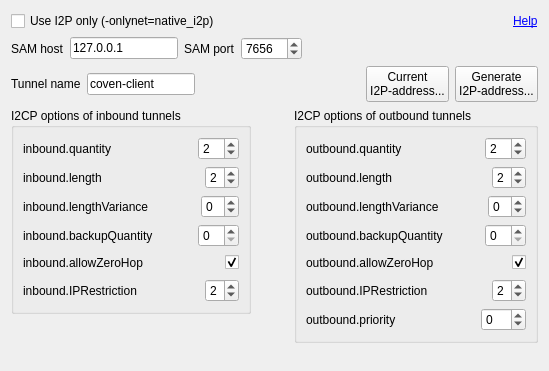
<?xml version="1.0" encoding="UTF-8"?>
<ui version="4.0">
 <class>I2POptionsWidget</class>
 <widget class="QWidget" name="I2POptionsWidget">
  <property name="geometry">
   <rect>
    <x>0</x>
    <y>0</y>
    <width>549</width>
    <height>371</height>
   </rect>
  </property>
  <property name="windowTitle">
   <string>Form</string>
  </property>
  <layout class="QVBoxLayout" name="verticalLayout_5">
   <item>
    <layout class="QHBoxLayout" name="horizontalLayout_15">
     <item>
      <widget class="QCheckBox" name="checkBoxUseI2POnly">
       <property name="text">
        <string>Use I2P only (-onlynet=native_i2p)</string>
       </property>
      </widget>
     </item>
     <item>
      <spacer name="horizontalSpacer_15">
       <property name="orientation">
        <enum>Qt::Horizontal</enum>
       </property>
       <property name="sizeHint" stdset="0">
        <size>
         <width>40</width>
         <height>20</height>
        </size>
       </property>
      </spacer>
     </item>
     <item>
      <widget class="QLabel" name="label">
       <property name="toolTip">
        <string>http://www.i2p2.i2p/i2cp.html#options</string>
       </property>
       <property name="text">
        <string>&lt;a href=&quot;http://www.i2p2.i2p/i2cp.html#options&quot;&gt;Help&lt;/a&gt;</string>
       </property>
       <property name="textFormat">
        <enum>Qt::RichText</enum>
       </property>
       <property name="openExternalLinks">
        <bool>true</bool>
       </property>
       <property name="textInteractionFlags">
        <set>Qt::TextBrowserInteraction</set>
       </property>
      </widget>
     </item>
    </layout>
   </item>
   <item>
    <layout class="QHBoxLayout" name="horizontalLayout_16">
     <item>
      <widget class="QLabel" name="labelSAMHost">
       <property name="text">
        <string>SAM host</string>
       </property>
      </widget>
     </item>
     <item>
      <widget class="QLineEdit" name="lineEditSAMHost">
       <property name="sizePolicy">
        <sizepolicy hsizetype="Fixed" vsizetype="Fixed">
         <horstretch>0</horstretch>
         <verstretch>0</verstretch>
        </sizepolicy>
       </property>
       <property name="text">
        <string>127.0.0.1</string>
       </property>
      </widget>
     </item>
     <item>
      <widget class="QLabel" name="labelSAMPort">
       <property name="text">
        <string>SAM port</string>
       </property>
      </widget>
     </item>
     <item>
      <widget class="QSpinBox" name="spinBoxSAMPort">
       <property name="minimum">
        <number>1</number>
       </property>
       <property name="maximum">
        <number>65535</number>
       </property>
       <property name="value">
        <number>7656</number>
       </property>
      </widget>
     </item>
     <item>
      <spacer name="horizontalSpacer_17">
       <property name="orientation">
        <enum>Qt::Horizontal</enum>
       </property>
       <property name="sizeHint" stdset="0">
        <size>
         <width>40</width>
         <height>20</height>
        </size>
       </property>
      </spacer>
     </item>
    </layout>
   </item>
   <item>
    <layout class="QHBoxLayout" name="horizontalLayout_17">
     <item>
      <widget class="QLabel" name="labelTunnelName">
       <property name="text">
        <string>Tunnel name</string>
       </property>
      </widget>
     </item>
     <item>
      <widget class="QLineEdit" name="lineEditTunnelName">
       <property name="sizePolicy">
        <sizepolicy hsizetype="Preferred" vsizetype="Fixed">
         <horstretch>0</horstretch>
         <verstretch>0</verstretch>
        </sizepolicy>
       </property>
       <property name="minimumSize">
        <size>
         <width>0</width>
         <height>0</height>
        </size>
       </property>
       <property name="text">
        <string>coven-client</string>
       </property>
      </widget>
     </item>
     <item>
      <spacer name="horizontalSpacer_18">
       <property name="orientation">
        <enum>Qt::Horizontal</enum>
       </property>
       <property name="sizeHint" stdset="0">
        <size>
         <width>40</width>
         <height>20</height>
        </size>
       </property>
      </spacer>
     </item>
     <item>
      <widget class="QPushButton" name="pushButtonCurrentI2PAddress">
       <property name="text">
        <string>Current
I2P-address...</string>
       </property>
      </widget>
     </item>
     <item>
      <widget class="QPushButton" name="pushButtonGenerateI2PAddress">
       <property name="text">
        <string>Generate
I2P-address...</string>
       </property>
      </widget>
     </item>
    </layout>
   </item>
   <item>
    <layout class="QHBoxLayout" name="horizontalLayout_14">
     <item>
      <layout class="QVBoxLayout" name="verticalLayout_4">
       <item>
        <widget class="QGroupBox" name="groupBoxInbound">
         <property name="title">
          <string>I2CP options of inbound tunnels</string>
         </property>
         <layout class="QVBoxLayout" name="verticalLayout">
          <item>
           <layout class="QHBoxLayout" name="horizontalLayout">
            <item>
             <widget class="QLabel" name="labelInboundQuantity">
              <property name="text">
               <string>inbound.quantity </string>
              </property>
             </widget>
            </item>
            <item>
             <spacer name="horizontalSpacer">
              <property name="orientation">
               <enum>Qt::Horizontal</enum>
              </property>
              <property name="sizeHint" stdset="0">
               <size>
                <width>40</width>
                <height>20</height>
               </size>
              </property>
             </spacer>
            </item>
            <item>
             <widget class="QSpinBox" name="spinBoxInboundQuantity">
              <property name="minimum">
               <number>1</number>
              </property>
              <property name="maximum">
               <number>16</number>
              </property>
              <property name="value">
               <number>2</number>
              </property>
             </widget>
            </item>
           </layout>
          </item>
          <item>
           <layout class="QHBoxLayout" name="horizontalLayout_2">
            <item>
             <widget class="QLabel" name="labelInboundLength">
              <property name="text">
               <string>inbound.length </string>
              </property>
             </widget>
            </item>
            <item>
             <spacer name="horizontalSpacer_2">
              <property name="orientation">
               <enum>Qt::Horizontal</enum>
              </property>
              <property name="sizeHint" stdset="0">
               <size>
                <width>40</width>
                <height>20</height>
               </size>
              </property>
             </spacer>
            </item>
            <item>
             <widget class="QSpinBox" name="spinBoxInboundLength">
              <property name="minimum">
               <number>0</number>
              </property>
              <property name="maximum">
               <number>7</number>
              </property>
              <property name="value">
               <number>2</number>
              </property>
             </widget>
            </item>
           </layout>
          </item>
          <item>
           <layout class="QHBoxLayout" name="horizontalLayout_3">
            <item>
             <widget class="QLabel" name="labelInboundLengthVariance">
              <property name="text">
               <string>inbound.lengthVariance</string>
              </property>
             </widget>
            </item>
            <item>
             <spacer name="horizontalSpacer_3">
              <property name="orientation">
               <enum>Qt::Horizontal</enum>
              </property>
              <property name="sizeHint" stdset="0">
               <size>
                <width>40</width>
                <height>20</height>
               </size>
              </property>
             </spacer>
            </item>
            <item>
             <widget class="QSpinBox" name="spinBoxInboundLengthVariance">
              <property name="minimum">
               <number>-7</number>
              </property>
              <property name="maximum">
               <number>7</number>
              </property>
             </widget>
            </item>
           </layout>
          </item>
          <item>
           <layout class="QHBoxLayout" name="horizontalLayout_4">
            <item>
             <widget class="QLabel" name="labelInboundBackupQuality">
              <property name="text">
               <string>inbound.backupQuantity </string>
              </property>
             </widget>
            </item>
            <item>
             <spacer name="horizontalSpacer_4">
              <property name="orientation">
               <enum>Qt::Horizontal</enum>
              </property>
              <property name="sizeHint" stdset="0">
               <size>
                <width>40</width>
                <height>20</height>
               </size>
              </property>
             </spacer>
            </item>
            <item>
             <widget class="QSpinBox" name="spinBoxInboundBackupQuality"/>
            </item>
           </layout>
          </item>
          <item>
           <layout class="QHBoxLayout" name="horizontalLayout_5">
            <item>
             <widget class="QLabel" name="labelInboundAllowZeroHop">
              <property name="text">
               <string>inbound.allowZeroHop </string>
              </property>
             </widget>
            </item>
            <item>
             <spacer name="horizontalSpacer_5">
              <property name="orientation">
               <enum>Qt::Horizontal</enum>
              </property>
              <property name="sizeHint" stdset="0">
               <size>
                <width>40</width>
                <height>20</height>
               </size>
              </property>
             </spacer>
            </item>
            <item>
             <widget class="QCheckBox" name="checkBoxInboundAllowZeroHop">
              <property name="checked">
               <bool>true</bool>
              </property>
             </widget>
            </item>
           </layout>
          </item>
          <item>
           <layout class="QHBoxLayout" name="horizontalLayout_6">
            <item>
             <widget class="QLabel" name="labelInboundIPRestriction">
              <property name="text">
               <string>inbound.IPRestriction</string>
              </property>
             </widget>
            </item>
            <item>
             <spacer name="horizontalSpacer_6">
              <property name="orientation">
               <enum>Qt::Horizontal</enum>
              </property>
              <property name="sizeHint" stdset="0">
               <size>
                <width>40</width>
                <height>20</height>
               </size>
              </property>
             </spacer>
            </item>
            <item>
             <widget class="QSpinBox" name="spinBoxInboundIPRestriction">
              <property name="maximum">
               <number>4</number>
              </property>
              <property name="value">
               <number>2</number>
              </property>
             </widget>
            </item>
           </layout>
          </item>
         </layout>
        </widget>
       </item>
       <item>
        <spacer name="verticalSpacer">
         <property name="orientation">
          <enum>Qt::Vertical</enum>
         </property>
         <property name="sizeHint" stdset="0">
          <size>
           <width>20</width>
           <height>40</height>
          </size>
         </property>
        </spacer>
       </item>
      </layout>
     </item>
     <item>
      <spacer name="horizontalSpacer_14">
       <property name="orientation">
        <enum>Qt::Horizontal</enum>
       </property>
       <property name="sizeHint" stdset="0">
        <size>
         <width>40</width>
         <height>20</height>
        </size>
       </property>
      </spacer>
     </item>
     <item>
      <layout class="QVBoxLayout" name="verticalLayout_3">
       <item>
        <widget class="QGroupBox" name="groupBoxOutbound">
         <property name="title">
          <string>I2CP options of outbound tunnels</string>
         </property>
         <layout class="QVBoxLayout" name="verticalLayout_2">
          <item>
           <layout class="QHBoxLayout" name="horizontalLayout_7">
            <item>
             <widget class="QLabel" name="labelOutboundQuantity">
              <property name="text">
               <string>outbound.quantity </string>
              </property>
             </widget>
            </item>
            <item>
             <spacer name="horizontalSpacer_7">
              <property name="orientation">
               <enum>Qt::Horizontal</enum>
              </property>
              <property name="sizeHint" stdset="0">
               <size>
                <width>40</width>
                <height>20</height>
               </size>
              </property>
             </spacer>
            </item>
            <item>
             <widget class="QSpinBox" name="spinBoxOutboundQuantity">
              <property name="minimum">
               <number>1</number>
              </property>
              <property name="value">
               <number>2</number>
              </property>
             </widget>
            </item>
           </layout>
          </item>
          <item>
           <layout class="QHBoxLayout" name="horizontalLayout_8">
            <item>
             <widget class="QLabel" name="labelOutboundLength">
              <property name="text">
               <string>outbound.length </string>
              </property>
             </widget>
            </item>
            <item>
             <spacer name="horizontalSpacer_8">
              <property name="orientation">
               <enum>Qt::Horizontal</enum>
              </property>
              <property name="sizeHint" stdset="0">
               <size>
                <width>40</width>
                <height>20</height>
               </size>
              </property>
             </spacer>
            </item>
            <item>
             <widget class="QSpinBox" name="spinBoxOutboundLength">
              <property name="maximum">
               <number>7</number>
              </property>
              <property name="value">
               <number>2</number>
              </property>
             </widget>
            </item>
           </layout>
          </item>
          <item>
           <layout class="QHBoxLayout" name="horizontalLayout_9">
            <item>
             <widget class="QLabel" name="labelOutboundLengthVariance">
              <property name="text">
               <string>outbound.lengthVariance</string>
              </property>
             </widget>
            </item>
            <item>
             <spacer name="horizontalSpacer_9">
              <property name="orientation">
               <enum>Qt::Horizontal</enum>
              </property>
              <property name="sizeHint" stdset="0">
               <size>
                <width>40</width>
                <height>20</height>
               </size>
              </property>
             </spacer>
            </item>
            <item>
             <widget class="QSpinBox" name="spinBoxOutboundLengthVariance">
              <property name="minimum">
               <number>-7</number>
              </property>
              <property name="maximum">
               <number>7</number>
              </property>
             </widget>
            </item>
           </layout>
          </item>
          <item>
           <layout class="QHBoxLayout" name="horizontalLayout_10">
            <item>
             <widget class="QLabel" name="labelOutboundBackupQuantity">
              <property name="text">
               <string>outbound.backupQuantity</string>
              </property>
             </widget>
            </item>
            <item>
             <spacer name="horizontalSpacer_10">
              <property name="orientation">
               <enum>Qt::Horizontal</enum>
              </property>
              <property name="sizeHint" stdset="0">
               <size>
                <width>40</width>
                <height>20</height>
               </size>
              </property>
             </spacer>
            </item>
            <item>
             <widget class="QSpinBox" name="spinBoxOutboundBackupQuantity"/>
            </item>
           </layout>
          </item>
          <item>
           <layout class="QHBoxLayout" name="horizontalLayout_11">
            <item>
             <widget class="QLabel" name="labelAllowZeroHop">
              <property name="text">
               <string>outbound.allowZeroHop </string>
              </property>
             </widget>
            </item>
            <item>
             <spacer name="horizontalSpacer_11">
              <property name="orientation">
               <enum>Qt::Horizontal</enum>
              </property>
              <property name="sizeHint" stdset="0">
               <size>
                <width>40</width>
                <height>20</height>
               </size>
              </property>
             </spacer>
            </item>
            <item>
             <widget class="QCheckBox" name="checkBoxAllowZeroHop">
              <property name="checked">
               <bool>true</bool>
              </property>
             </widget>
            </item>
           </layout>
          </item>
          <item>
           <layout class="QHBoxLayout" name="horizontalLayout_12">
            <item>
             <widget class="QLabel" name="labelOutboundIPRestriction">
              <property name="text">
               <string>outbound.IPRestriction</string>
              </property>
             </widget>
            </item>
            <item>
             <spacer name="horizontalSpacer_12">
              <property name="orientation">
               <enum>Qt::Horizontal</enum>
              </property>
              <property name="sizeHint" stdset="0">
               <size>
                <width>40</width>
                <height>20</height>
               </size>
              </property>
             </spacer>
            </item>
            <item>
             <widget class="QSpinBox" name="spinBoxOutboundIPRestriction">
              <property name="maximum">
               <number>4</number>
              </property>
              <property name="value">
               <number>2</number>
              </property>
             </widget>
            </item>
           </layout>
          </item>
          <item>
           <layout class="QHBoxLayout" name="horizontalLayout_13">
            <item>
             <widget class="QLabel" name="labelOutboundPriority">
              <property name="text">
               <string>outbound.priority</string>
              </property>
             </widget>
            </item>
            <item>
             <spacer name="horizontalSpacer_13">
              <property name="orientation">
               <enum>Qt::Horizontal</enum>
              </property>
              <property name="sizeHint" stdset="0">
               <size>
                <width>40</width>
                <height>20</height>
               </size>
              </property>
             </spacer>
            </item>
            <item>
             <widget class="QSpinBox" name="spinBoxOutboundPriority">
              <property name="minimum">
               <number>-25</number>
              </property>
              <property name="maximum">
               <number>25</number>
              </property>
             </widget>
            </item>
           </layout>
          </item>
         </layout>
        </widget>
       </item>
       <item>
        <spacer name="verticalSpacer_2">
         <property name="orientation">
          <enum>Qt::Vertical</enum>
         </property>
         <property name="sizeHint" stdset="0">
          <size>
           <width>20</width>
           <height>40</height>
          </size>
         </property>
        </spacer>
       </item>
      </layout>
     </item>
    </layout>
   </item>
  </layout>
 </widget>
 <tabstops>
  <tabstop>checkBoxUseI2POnly</tabstop>
  <tabstop>lineEditSAMHost</tabstop>
  <tabstop>spinBoxSAMPort</tabstop>
  <tabstop>lineEditTunnelName</tabstop>
  <tabstop>pushButtonCurrentI2PAddress</tabstop>
  <tabstop>pushButtonGenerateI2PAddress</tabstop>
  <tabstop>spinBoxInboundQuantity</tabstop>
  <tabstop>spinBoxInboundLength</tabstop>
  <tabstop>spinBoxInboundLengthVariance</tabstop>
  <tabstop>spinBoxInboundBackupQuality</tabstop>
  <tabstop>checkBoxInboundAllowZeroHop</tabstop>
  <tabstop>spinBoxInboundIPRestriction</tabstop>
  <tabstop>spinBoxOutboundQuantity</tabstop>
  <tabstop>spinBoxOutboundLength</tabstop>
  <tabstop>spinBoxOutboundLengthVariance</tabstop>
  <tabstop>spinBoxOutboundBackupQuantity</tabstop>
  <tabstop>checkBoxAllowZeroHop</tabstop>
  <tabstop>spinBoxOutboundIPRestriction</tabstop>
  <tabstop>spinBoxOutboundPriority</tabstop>
 </tabstops>
 <resources/>
 <connections/>
</ui>
